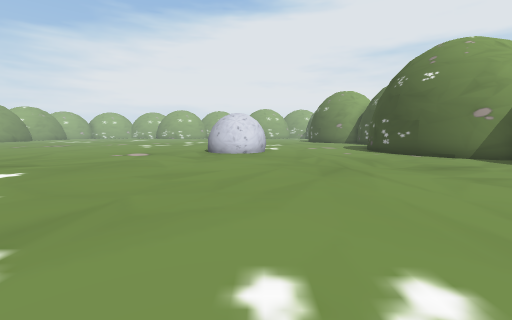
View 1 (above)

24 first-person views from a walk through a 3-D level made in the Unity game engine. The camera is 1.5 m above the floor, tilts 6° down and sees 90° across. The floor is counted in squares, 2 m on a side. Each view is taken from the middle of a square. On the plan, view 1 faces up. The plan holds only what a view shows up to about 9 squares ahead; the rest is blank. The place goes on beyond the plan. The player character is not drawn. Some animated figures are not drawn.

View 2
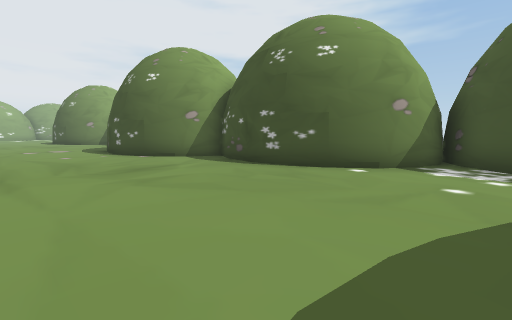

View 3
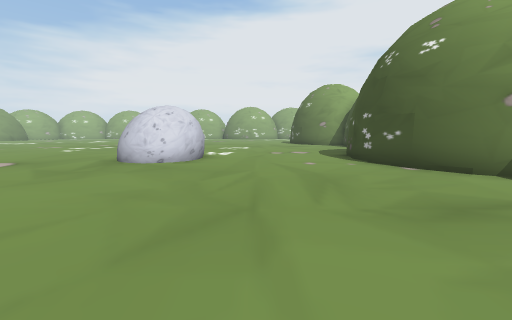

View 4
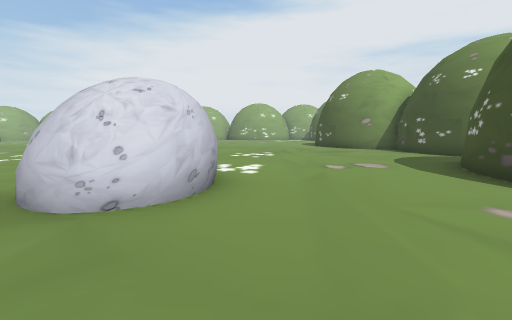

View 5
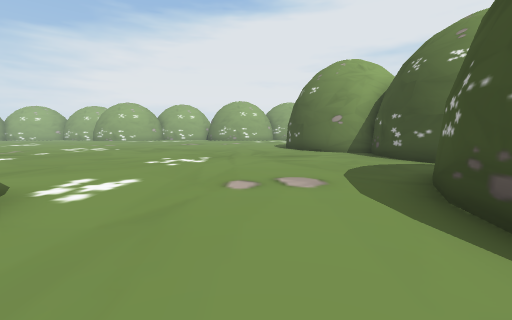

View 6
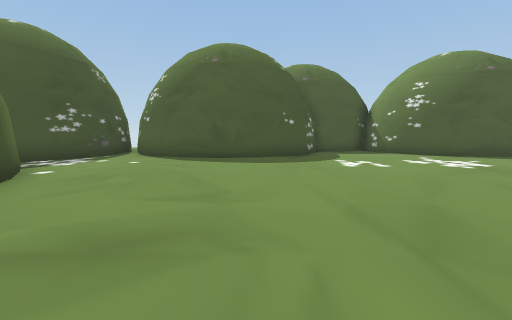

View 7
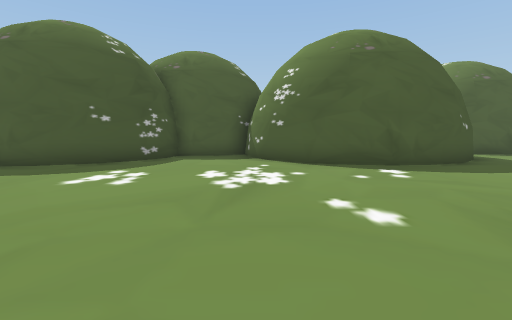

View 8
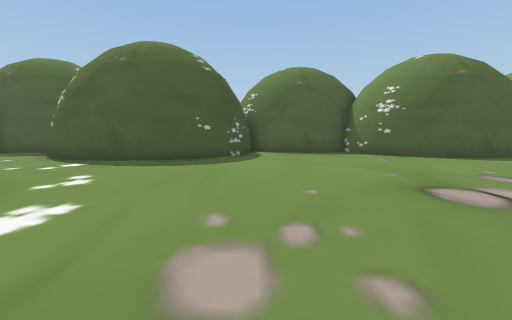

View 9
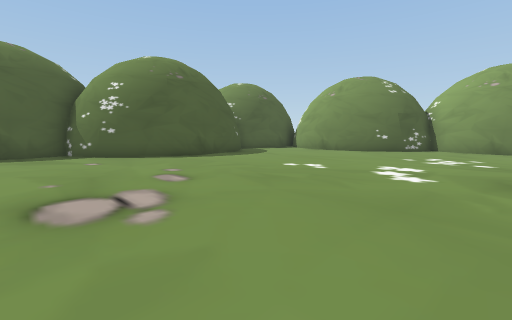

View 10
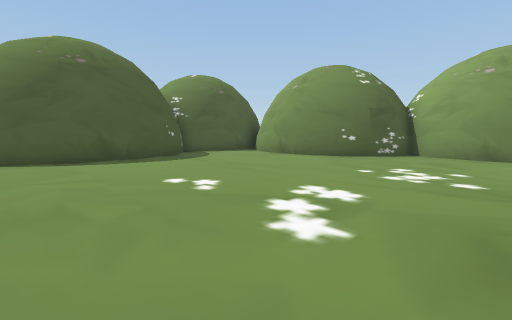

View 11
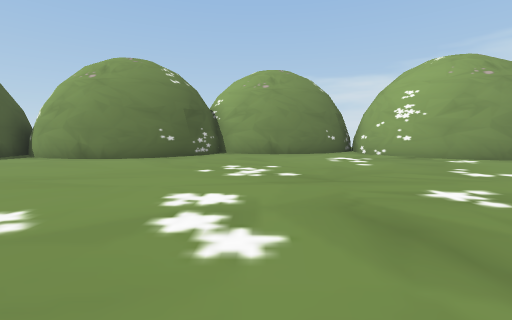

View 12
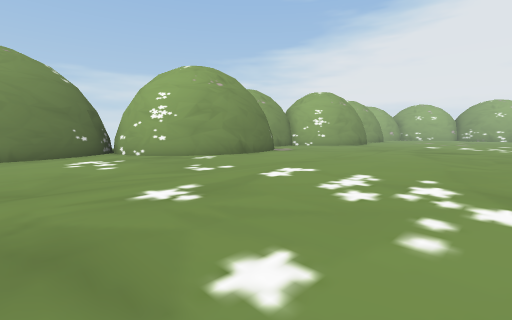

View 13
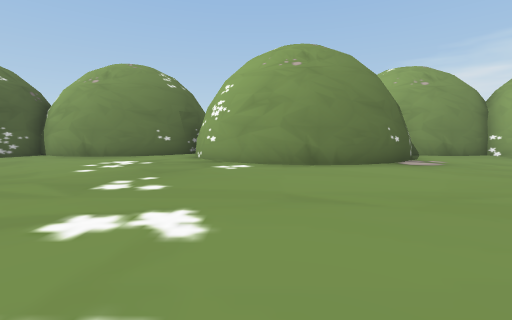

View 14
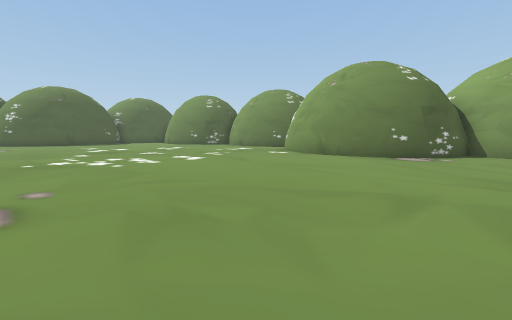

View 15
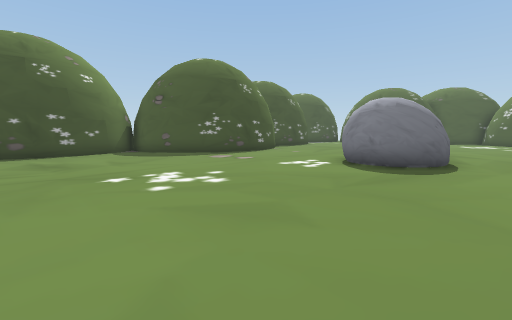

View 16
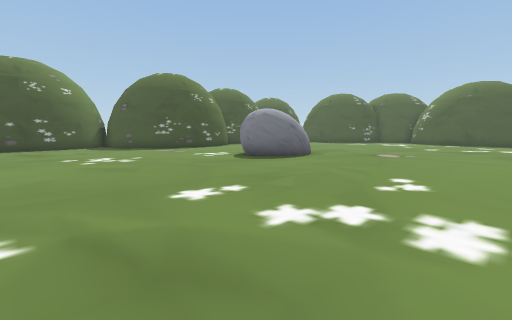

View 17
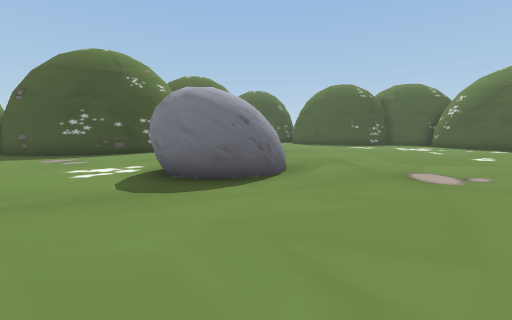

View 18
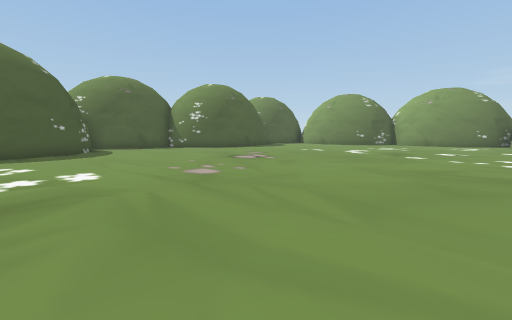

View 19
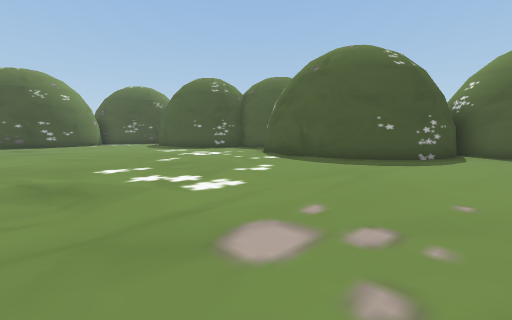

View 20
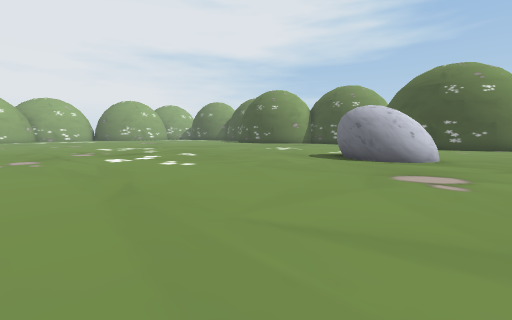

View 21
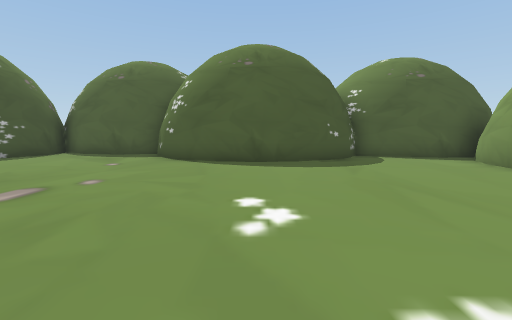

View 22
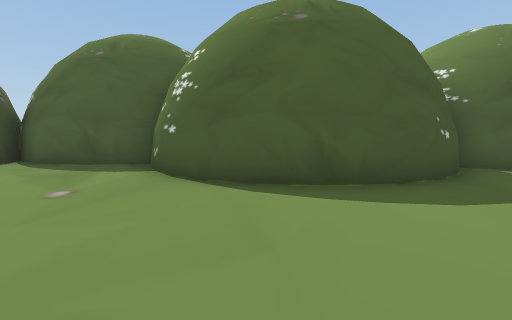

View 23
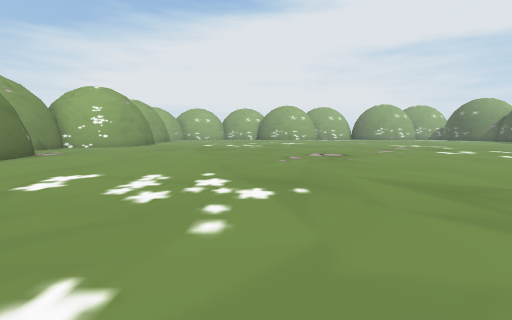

View 24
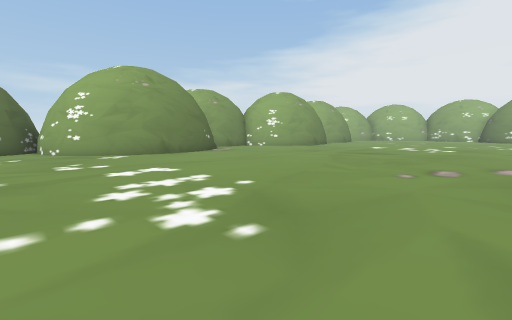

### Floor plan
Key: @ floor where view 1 was taken; # wall or solid block; . floor.
Columns run from 24 left of view 1 to 10 right of it. Each row starts with its distance up from view 1.
 18 #..       ...  .................#
 17 #............  .................#
 16 #............  .................#
 15 ###.............................#
 14   #.............................#
 13   ##..........................###
 12   ##...................#......#
 11   #....................##....##
 10 ###....................##....#
  9 #............................##
  8 #.............................##
  7 #..............................#
  6 #..............................#
  5 #..............................#
  4 #..............................#
  3 ##.............................##
  2  ##.............................###
  1   #...............................#
  0   #.....................@........##
 -1   #...............##.......###...#
 -2   #....###......######....## #####
 -3  ###.### ###....#    ##..##
 -4    ###     #....#     ####
 -5            ######

Positions as (right, up) in squares from view 1, and headings:
1: (0, 0), facing up
2: (2, 0), facing up-right
3: (2, 3), facing up
4: (1, 7), facing up
5: (3, 9), facing up
6: (3, 7), facing down
7: (-2, 5), facing down
8: (-9, 6), facing down
9: (-11, 6), facing down-left
10: (-14, 6), facing down-left
11: (-14, 5), facing left
12: (-14, 6), facing up-left
13: (-15, 11), facing left
14: (-13, 17), facing down-left
15: (-3, 18), facing down-right
16: (-7, 18), facing down-right
17: (-5, 14), facing down-right
18: (-6, 9), facing down-left
19: (-10, 6), facing down-right
20: (-9, 8), facing up-right
21: (-16, 5), facing down
22: (-15, 2), facing down
23: (-14, 6), facing up
24: (-12, 8), facing up-left
